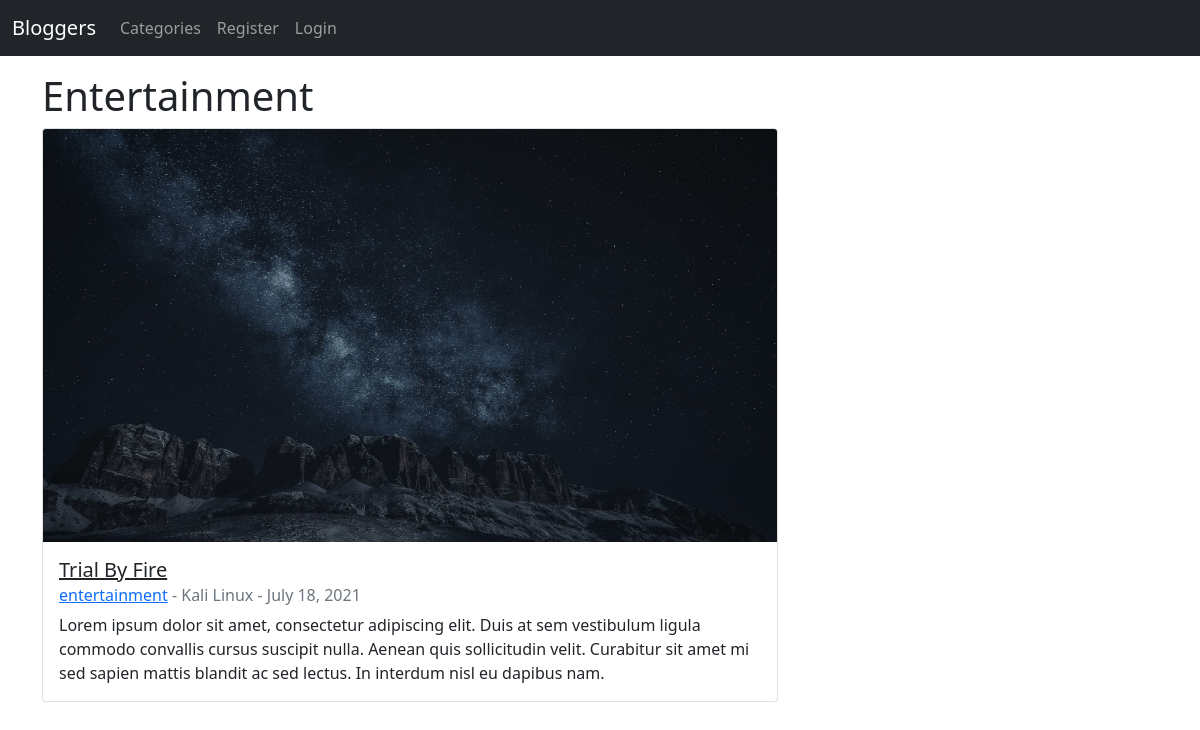
The page /category/entertainment on the database its author committed.
### theblog/models.py (models this page shows, shortened)
class Post(models.Model):
	title = models.CharField(max_length=255)
	header_image = models.ImageField(null=True, blank=True, upload_to="images/")
	title_tag = models.CharField(max_length=255, default="Bloggers")
	author = models.ForeignKey(User, on_delete=models.CASCADE)
	body = RichTextField(blank=True, null=True)
	post_date = models.DateField(auto_now_add = True)
	category = models.CharField(max_length=255, default = 'coding')
	likes = models.ManyToManyField(User, related_name="blog_posts")
	snippet = models.CharField(max_length=255)

### theblog/views.py (the view)
# urls.py: path('category/<str:cats>', CategoryView, name="category"),
def CategoryView(request, cats):
	category_posts = Post.objects.filter(category=cats.replace('-',' ')).order_by('-post_date')
	return render(request, 'categories.html', {'cats' : cats.title().replace('-',' '), 'category_posts' : category_posts})

### theblog/templates/categories.html (shortened to what this page needs)
{% extends 'base.html' %}
{% block content %}
{% if category_posts %}
	<h1>{{ cats }}</h1>
	{% for post in category_posts %}
		<div class="row">
			<div class="col-lg-8">
				<div class="card" >
				  {% if post.header_image %}
				  <img src="{{ post.header_image.url }}" class="card-img-top" alt="...">
				  {% endif %}
				  <div class="card-body">
				    <h5 class="card-title"><a href="{% url 'article-details' post.pk %}" style="color:inherit;">{{ post.title }}</a></h5>
				    <h6 class="card-subtitle mb-2 text-muted"><a href="{% url 'category' post.category|slugify %}">{{ post.category }}</a>
				- {{ post.author.first_name }} {{ post.author.last_name }} - {{ post.post_date}}</h6>
				    <p class="card-text">{{ post.snippet }}</p>
				  </div>
				</div>
			</div>
		</div>
		<br>
	{% endfor %}
{% else %}
	<h2>Sorry this page does not exist...</h2>
{% endif %}
{% endblock %}

### rows shown on the page
Post: category "Entertainment", header_image (picture), title "Trial By Fire", category "entertainment", author.first_name "Kali", author.last_name "Linux", post_date "July 18, 2021", snippet "Lorem ipsum dolor sit amet, consectetur adipiscing elit. Duis at sem vestibulum ligula commodo convallis cursus suscipit nulla. Aenean quis sollicitudin velit. Curabitur sit amet mi sed sapien mattis blandit ac sed lectus. In interdum nisl eu dapibus nam."
